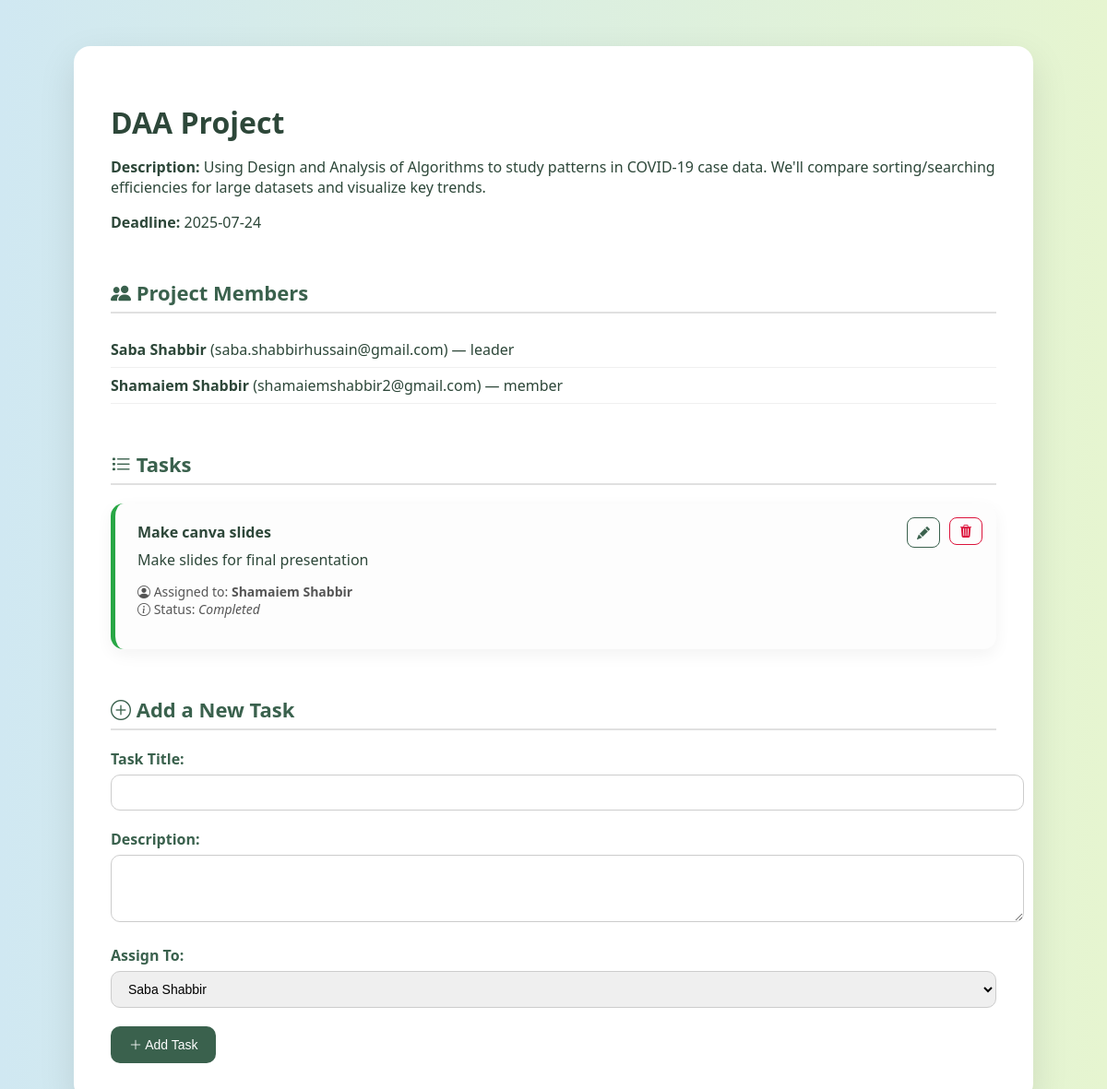
The app's page /project/2 (signed in) with its own data.
### tables this page shows
CREATE TABLE projects (
    id INTEGER PRIMARY KEY AUTOINCREMENT,
    title TEXT NOT NULL,
    description TEXT,
    deadline DATE,
    created_by INTEGER,
    created_at TIMESTAMP DEFAULT CURRENT_TIMESTAMP,
    FOREIGN KEY (created_by) REFERENCES users(id)
);

CREATE TABLE project_members (
    id INTEGER PRIMARY KEY AUTOINCREMENT,
    project_id INTEGER,
    user_id INTEGER,
    role TEXT CHECK(role IN ('leader', 'member')) DEFAULT 'member',
    FOREIGN KEY (project_id) REFERENCES projects(id),
    FOREIGN KEY (user_id) REFERENCES users(id)
);

CREATE TABLE users (
        id INTEGER PRIMARY KEY AUTOINCREMENT,
        name TEXT NOT NULL,
        email TEXT NOT NULL UNIQUE,
        password TEXT NOT NULL,
        created_at TIMESTAMP DEFAULT CURRENT_TIMESTAMP
    );

CREATE TABLE tasks (
            id INTEGER PRIMARY KEY AUTOINCREMENT,
            title TEXT NOT NULL,
            description TEXT,
            status TEXT CHECK(status IN ('not started', 'in progress', 'completed')) DEFAULT 'not started',
            assigned_to INTEGER,
            project_id INTEGER,
            FOREIGN KEY (assigned_to) REFERENCES users(id),
            FOREIGN KEY (project_id) REFERENCES projects(id)
        );

### app.py (the view, shortened to what this page needs)
@app.route('/project/<int:project_id>', methods=['GET', 'POST'])
def project_details(project_id):
    if 'user_id' not in session:
        return redirect('/login')
    conn = get_db_connection()
    conn.row_factory = sqlite3.Row
    c = conn.cursor()
    user_id = session['user_id']
    c.execute("SELECT * FROM projects WHERE id = ?", (project_id,))
    project = c.fetchone()
    c.execute("SELECT role FROM project_members WHERE project_id = ? AND user_id = ?", (project_id, user_id))
    role = c.fetchone()
    is_leader = role and role['role'] == 'leader'
    c.execute("""
        SELECT u.id, u.name, u.email, pm.role
        FROM project_members pm
        JOIN users u ON pm.user_id = u.id
        WHERE pm.project_id = ?
    """, (project_id,))
    members = c.fetchall()
    c.execute("""
    SELECT t.id, t.title, t.description, t.status, t.assigned_to, u.name as assignee_name
    FROM tasks t
    JOIN users u ON t.assigned_to = u.id
    WHERE t.project_id = ?
""", (project_id,))
    tasks = c.fetchall()
    conn.close()
    return render_template('project_details.html',
                           project=project,
                           members=members,
                           tasks=tasks,
                           is_leader=is_leader)

### app.py (called while the page is built)
def get_db_connection():
    conn = sqlite3.connect('data.db')
    conn.row_factory = sqlite3.Row
    return conn

### templates/project_details.html (shortened to what this page needs)
<!DOCTYPE html>
<html>
<head>
  <link rel="stylesheet" href="https://cdn.jsdelivr.net/npm/bootstrap-icons@1.10.5/font/bootstrap-icons.css">
</head>
<body>
  <div class="container">
    <h1>{{ project['title'] }}</h1>
    <p><strong>Description:</strong> {{ project['description'] }}</p>
    <p><strong>Deadline:</strong> {{ project['deadline'] }}</p>
    <div class="section">
      <h3><i class="bi bi-people-fill"></i> Project Members</h3>
      <ul>
        {% for m in members %}
          <li><strong>{{ m['name'] }}</strong> ({{ m['email'] }}) — {{ m['role'] }}</li>
        {% endfor %}
      </ul>
    </div>
    <div class="section">
      <h3><i class="bi bi-list-task"></i> Tasks</h3>
      {% if tasks %}
        {% for task in tasks %}
          <div class="task-card"
               style="border-left-color:
                 {% if task['status'] == 'not started' %}#999
                 {% elif task['status'] == 'in progress' %}#ffb400
                 {% elif task['status'] == 'completed' %}#28a745
                 {% else %}#ccc{% endif %};">
            <h4 style="margin: 0 0 8px;">{{ task['title'] }}</h4>
            <p style="margin: 0 0 8px;">{{ task['description'] }}</p>
            <p style="font-size: 14px; color: #555;">
              <i class="bi bi-person-circle"></i> Assigned to: <strong>{{ task['assignee_name'] }}</strong><br>
              <i class="bi bi-info-circle"></i> Status:
              {% if task['assigned_to']|int == session['user_id']|int %}
                <form method="POST" action="/update_task_status/{{ task['id'] }}" style="display: inline;">
                  <select name="status" onchange="this.form.submit()" style="padding: 4px 8px;">
                    <option value="not started" {% if task['status'] == 'not started' %}selected{% endif %}>Not Started</option>
                    <option value="in progress" {% if task['status'] == 'in progress' %}selected{% endif %}>In Progress</option>
                    <option value="completed" {% if task['status'] == 'completed' %}selected{% endif %}>Completed</option>
                  </select>
                </form>
              {% else %}
                <em>{{ task['status']|capitalize }}</em>
              {% endif %}
            </p>
            {% if is_leader %}
              <div style="position: absolute; top: 15px; right: 15px; display: flex; gap: 10px;">
                <a href="/edit_task/{{ task['id'] }}?project_id={{ project['id'] }}"
                   class="btn-sm btn-outline-primary" title="Edit Task">
                  <i class="bi bi-pencil-fill"></i>
                </a>
                <form method="POST" action="/delete_task/{{ task['id'] }}" style="display: inline;">
                  <button type="submit" class="btn-sm btn-outline-danger" title="Delete Task">
                    <i class="bi bi-trash3-fill"></i>
                  </button>
                </form>
              </div>
            {% endif %}
          </div>
        {% endfor %}
      {% else %}
        <p>No tasks added yet.</p>
      {% endif %}
    </div>
    {% if is_leader %}
    <div class="section">
      <h3><i class="bi bi-plus-circle"></i> Add a New Task</h3>
      <form method="POST">
        <div class="form-group">
          <label for="task_title">Task Title:</label>
          <input type="text" name="task_title" id="task_title" required>
        </div>
        <div class="form-group">
          <label for="task_description">Description:</label>
          <textarea name="task_description" id="task_description" rows="3"></textarea>
        </div>
        <div class="form-group">
          <label for="assigned_to">Assign To:</label>
          <select name="assigned_to" id="assigned_to">
            {% for member in members %}
              <option value="{{ member.id }}">{{ member.name }}</option>
            {% endfor %}
          </select>
        </div>
        <button type="submit"><i class="bi bi-plus-lg"></i> Add Task</button>
      </form>
    </div>
    {% endif %}
  </div>
</body>
</html>

### templates/project_details.html (style rules this page uses)
body { font-family: 'Segoe UI', sans-serif; background: linear-gradient(to right, #d0e8f2, #e6f5d0); margin: 0; padding: 50px 20px; color: #2d4739; }
.container { background: white; max-width: 960px; margin: auto; padding: 40px; border-radius: 18px; box-shadow: 0 14px 40px rgba(0, 0, 0, 0.1); }
h1 { font-size: 32px; font-weight: bold; margin-bottom: 10px; color: #2d4739; }
.section { margin-top: 50px; }
.section h3 { margin-bottom: 20px; font-size: 22px; color: #3a614d; border-bottom: 2px solid #e0e0e0; padding-bottom: 6px; }
ul { list-style: none; padding-left: 0; }
ul li { padding: 8px 0; border-bottom: 1px solid #f0f0f0; }
.task-card { background: #fdfdfd; border-left: 5px solid; border-radius: 14px; padding: 20px 24px; margin-bottom: 25px; position: relative; box-shadow: 0 6px 18px rgba(0,0,0,0.05); transition: transform 0.2s ease; }
.form-group { margin-bottom: 20px; }
input[type="text"], textarea, select { width: 100%; padding: 10px 14px; font-size: 15px; border: 1px solid #ccc; border-radius: 10px; }
label { font-weight: 600; color: #3a614d; margin-bottom: 6px; display: block; }
button { background-color: #3a614d; color: white; padding: 12px 20px; border: none; border-radius: 10px; font-size: 14px; cursor: pointer; transition: background 0.3s ease; }
.btn-sm { padding: 6px 10px; font-size: 14px; border-radius: 8px; }
.btn-outline-primary { background: none; border: 1px solid #3a614d; color: #3a614d; }
.btn-outline-danger { background: none; border: 1px solid crimson; color: crimson; }
select { font-size: 14px; }

### records on screen
projects: title "DAA Project", description "Using Design and Analysis of Algorithms to study patterns in COVID-19 case data. We'll compare sorting/searching efficiencies for large datasets and visualize key trends.", deadline "2025-07-24"
project_members: name "Saba Shabbir", email "saba.shabbirhussain@gmail.com", role "leader"
project_members: name "Shamaiem Shabbir", email "shamaiemshabbir2@gmail.com", role "member"
tasks: title "Make canva slides", description "Make slides for final presentation", assignee_name "Shamaiem Shabbir", status "Completed"

### other values on screen
form field assigned_to "Saba Shabbir"
